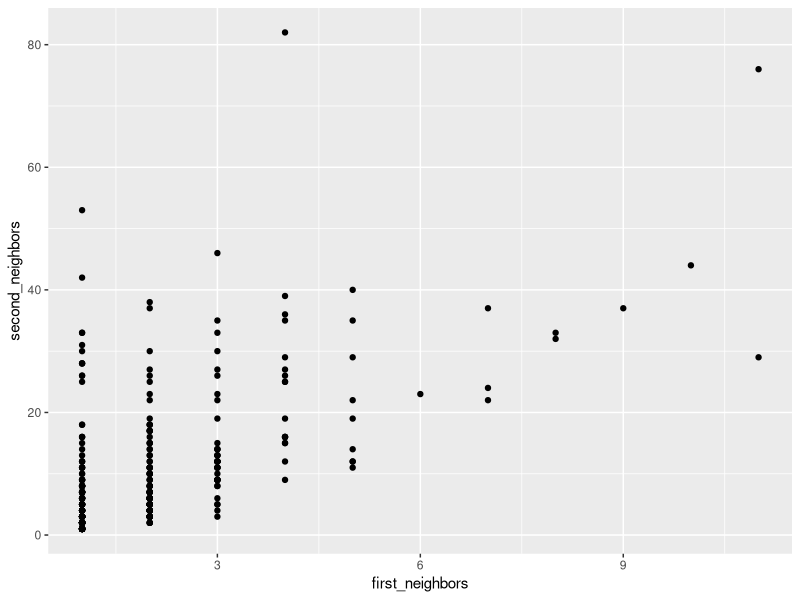

Recreate this plot in R. (Note: this script raises an error after producing the figure.)
###############load package#################
require(readr)
require(dplyr)
require(igraph)
require(tidygraph)
require(ggraph)
require(ggplot2)

setwd("~/Documentos/Proyecto/Selección de genes/Búsqueda_fármacos/Conjuntos")

# Load data
basal_data <- read_csv("conjuntos_basal.csv")
# basal_data <- conjuntos_basal[, -4]

#Generate bipartite networks
gene_drug <- cbind(basal_data[,1], basal_data[,2])
mir_gene <- cbind(basal_data[,3], basal_data[,1])

# Remove duplicate values
gene_drug <- unique(gene_drug)
mir_gene<-unique(mir_gene)

#Create an igraph object
g1 <- graph_from_data_frame(gene_drug)
g2 <- graph_from_data_frame(mir_gene)

# Generate a tripartite network
g3 = g2 +  g1
as_tbl_graph(g3)

#Create dictionary for the network.  
g3 <- g3 %>% as_tbl_graph %>% mutate(tipo = case_when(name %in% unique(gene_drug$Genes)~ "Genes",
                                                      name %in% unique(gene_drug$Farmaco)~ "Farmacos",
                                                      name %in% unique(mir_gene$miRNAs)~ "miRNAs"))


#Count the number of elements in my network
g3 %>%  as_tibble %>% group_by(tipo) %>% count()



# filter first and second neighbors
g3 <- g3 %>% mutate(first_neighbors = local_size(order = 1, mode = "all", mindist = 1))
g3 <- g3 %>% mutate(second_neighbors = local_size(order = 2, mode = "all", mindist = 2))
g3 %>% filter(tipo== "miRNAs")

# Generate scatter plot
g3 %>% filter(tipo== "miRNAs") %>% 
  as_tibble() %>% 
  ggplot() + geom_point(aes(first_neighbors, second_neighbors)) 

g3 %>% filter(tipo== "miRNAs") %>% 
  as_tibble() %>% 
  ggplot() + geom_point(aes(first_neighbors, second_neighbors))+
  geom_label(aes(vecinos_uno, vecinos_dos, label= name))

#Filter miRNAs with higher number of second neighbors
miRNAS <- g3 %>% filter(tipo== "miRNAs") %>% 
  filter(vecinos_dos >= 40) %>% 
  pull(name)

miRNAS
# [1] "hsa-mir-3942" "hsa-mir-141"  "hsa-mir-99b"  "hsa-mir-6824" "hsa-mir-561"
# "hsa-mir-4715" [7] "hsa-mir-133b"
names(miRNAS) <- miRNAS

# Get number of first and second neighbors
neighborhood(g3, order = 2, nodes = miRNAS, mindist = 2)
lapply(miRNAS, FUN = function(i){neighborhood(g3, order = 2
                                                  , nodes = i, mindist = 2)})
